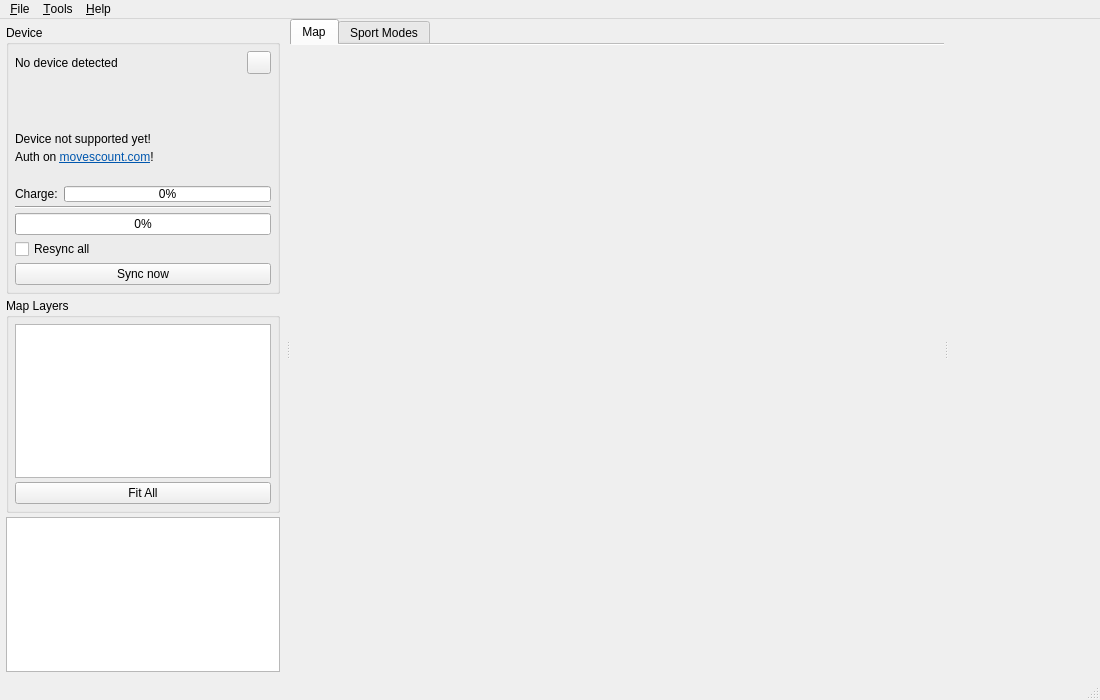
<?xml version="1.0" encoding="UTF-8"?>
<ui version="4.0">
 <class>MainWindow</class>
 <widget class="QMainWindow" name="MainWindow">
  <property name="geometry">
   <rect>
    <x>0</x>
    <y>0</y>
    <width>1100</width>
    <height>700</height>
   </rect>
  </property>
  <property name="windowTitle">
   <string>Openambit</string>
  </property>
  <property name="windowIcon">
   <iconset resource="resources.qrc">
    <normaloff>:/icon_disconnected</normaloff>:/icon_disconnected</iconset>
  </property>
  <widget class="QWidget" name="centralWidget">
   <layout class="QHBoxLayout" name="horizontalLayout">
    <property name="spacing">
     <number>0</number>
    </property>
    <property name="margin">
     <number>0</number>
    </property>
    <item>
     <widget class="QSplitter" name="splitter">
      <property name="orientation">
       <enum>Qt::Horizontal</enum>
      </property>
      <property name="childrenCollapsible">
       <bool>false</bool>
      </property>
      <!-- Left sidebar -->
      <widget class="QWidget" name="leftPanel" native="true">
       <property name="minimumSize">
        <size>
         <width>230</width>
         <height>0</height>
        </size>
       </property>
       <property name="maximumSize">
        <size>
         <width>320</width>
         <height>16777215</height>
        </size>
       </property>
       <layout class="QVBoxLayout" name="verticalLayoutLeft">
        <property name="spacing">
         <number>4</number>
        </property>
        <property name="margin">
         <number>6</number>
        </property>
        <item>
         <widget class="QGroupBox" name="groupBox">
          <property name="title">
           <string>Device</string>
          </property>
          <layout class="QVBoxLayout" name="verticalLayout_2">
           <property name="spacing">
            <number>4</number>
           </property>
           <property name="margin">
            <number>6</number>
           </property>
           <item>
            <layout class="QHBoxLayout" name="horizontalLayout_3">
             <item>
              <widget class="QLabel" name="labelDeviceDetected">
               <property name="text">
                <string>No device detected</string>
               </property>
               <property name="alignment">
                <set>Qt::AlignLeading|Qt::AlignLeft|Qt::AlignVCenter</set>
               </property>
              </widget>
             </item>
             <item>
              <widget class="QToolButton" name="buttonDeviceReload">
               <property name="text">
                <string/>
               </property>
               <property name="icon">
                <iconset theme="view-refresh">
                 <normaloff>.</normaloff>.</iconset>
               </property>
              </widget>
             </item>
            </layout>
           </item>
           <item>
            <widget class="QLabel" name="labelSerial">
             <property name="text">
              <string/>
             </property>
            </widget>
           </item>
           <item>
            <widget class="QLabel" name="labelFirmwareVersion">
             <property name="text">
              <string/>
             </property>
            </widget>
           </item>
           <item>
            <widget class="QLabel" name="labelOrbitAge">
             <property name="text">
              <string/>
             </property>
            </widget>
           </item>
           <item>
            <layout class="QHBoxLayout" name="horizontalLayoutNotSupported">
             <item>
              <widget class="QLabel" name="labelNotSupported">
               <property name="text">
                <string>Device not supported yet!</string>
               </property>
              </widget>
             </item>
             <item>
              <widget class="QLabel" name="labelNotSupportedIcon">
               <property name="text">
                <string/>
               </property>
               <property name="alignment">
                <set>Qt::AlignRight|Qt::AlignTrailing|Qt::AlignVCenter</set>
               </property>
              </widget>
             </item>
            </layout>
           </item>
           <item>
            <layout class="QHBoxLayout" name="horizontalLayoutMovescountAuth">
             <item>
              <widget class="QLabel" name="labelMovescountAuth">
               <property name="text">
                <string>Auth on &lt;a href=&quot;http://www.movescount.com&quot;&gt;&lt;span style=&quot; text-decoration: underline; color:#0057ae;&quot;&gt;movescount.com&lt;/span&gt;&lt;/a&gt;!</string>
               </property>
               <property name="openExternalLinks">
                <bool>true</bool>
               </property>
              </widget>
             </item>
             <item>
              <widget class="QLabel" name="labelMovescountAuthIcon">
               <property name="text">
                <string/>
               </property>
               <property name="alignment">
                <set>Qt::AlignRight|Qt::AlignTrailing|Qt::AlignVCenter</set>
               </property>
              </widget>
             </item>
            </layout>
           </item>
           <item>
            <layout class="QHBoxLayout" name="horizontalLayoutNewFirmware">
             <item>
              <widget class="QLabel" name="labelNewFirmware">
               <property name="text">
                <string/>
               </property>
              </widget>
             </item>
             <item>
              <widget class="QLabel" name="labelNewFirmwareIcon">
               <property name="text">
                <string/>
               </property>
               <property name="alignment">
                <set>Qt::AlignRight|Qt::AlignTrailing|Qt::AlignVCenter</set>
               </property>
              </widget>
             </item>
            </layout>
           </item>
           <item>
            <layout class="QHBoxLayout" name="horizontalLayoutCharge">
             <item>
              <widget class="QLabel" name="labelCharge">
               <property name="sizePolicy">
                <sizepolicy hsizetype="Fixed" vsizetype="Preferred">
                 <horstretch>0</horstretch>
                 <verstretch>0</verstretch>
                </sizepolicy>
               </property>
               <property name="text">
                <string>Charge:</string>
               </property>
              </widget>
             </item>
             <item>
              <widget class="QProgressBar" name="chargeIndicator">
               <property name="sizePolicy">
                <sizepolicy hsizetype="Preferred" vsizetype="Fixed">
                 <horstretch>0</horstretch>
                 <verstretch>0</verstretch>
                </sizepolicy>
               </property>
               <property name="maximumSize">
                <size>
                 <width>16777215</width>
                 <height>16</height>
                </size>
               </property>
               <property name="value">
                <number>0</number>
               </property>
              </widget>
             </item>
            </layout>
           </item>
           <item>
            <widget class="Line" name="line">
             <property name="orientation">
              <enum>Qt::Horizontal</enum>
             </property>
            </widget>
           </item>
           <item>
            <layout class="QVBoxLayout" name="verticalLayoutLogMessages"/>
           </item>
           <item>
            <widget class="QProgressBar" name="syncProgressBar">
             <property name="sizePolicy">
              <sizepolicy hsizetype="Preferred" vsizetype="Fixed">
               <horstretch>0</horstretch>
               <verstretch>0</verstretch>
              </sizepolicy>
             </property>
             <property name="value">
              <number>0</number>
             </property>
            </widget>
           </item>
           <item>
            <widget class="QCheckBox" name="checkBoxResyncAll">
             <property name="text">
              <string>Resync all</string>
             </property>
            </widget>
           </item>
           <item>
            <widget class="QPushButton" name="buttonSyncNow">
             <property name="text">
              <string>Sync now</string>
             </property>
            </widget>
           </item>
          </layout>
         </widget>
        </item>
        <item>
         <widget class="QGroupBox" name="groupBoxLayers">
          <property name="title">
           <string>Map Layers</string>
          </property>
          <layout class="QVBoxLayout" name="verticalLayoutLayers">
           <property name="spacing">
            <number>4</number>
           </property>
           <property name="margin">
            <number>6</number>
           </property>
           <item>
            <widget class="QTreeWidget" name="layerTree">
             <property name="sizePolicy">
              <sizepolicy hsizetype="Preferred" vsizetype="Expanding">
               <horstretch>0</horstretch>
               <verstretch>0</verstretch>
              </sizepolicy>
             </property>
             <property name="alternatingRowColors">
              <bool>true</bool>
             </property>
             <property name="headerHidden">
              <bool>true</bool>
             </property>
             <column>
              <property name="text">
               <string>Layer</string>
              </property>
             </column>
            </widget>
           </item>
           <item>
            <widget class="QPushButton" name="buttonFitAll">
             <property name="text">
              <string>Fit All</string>
             </property>
            </widget>
           </item>
          </layout>
         </widget>
        </item>
        <item>
         <widget class="QListWidget" name="logsList">
          <property name="sizePolicy">
           <sizepolicy hsizetype="Preferred" vsizetype="Expanding">
            <horstretch>0</horstretch>
            <verstretch>0</verstretch>
           </sizepolicy>
          </property>
         </widget>
        </item>
       </layout>
      </widget>
      <!-- Center panel: tabbed Map + Sport Modes -->
      <widget class="QTabWidget" name="centerTabs">
       <property name="sizePolicy">
        <sizepolicy hsizetype="Expanding" vsizetype="Expanding">
         <horstretch>3</horstretch>
         <verstretch>0</verstretch>
        </sizepolicy>
       </property>
       <property name="documentMode">
        <bool>true</bool>
       </property>
       <widget class="QWidget" name="mapTab">
        <attribute name="title">
         <string>Map</string>
        </attribute>
        <layout class="QVBoxLayout" name="mapTabLayout">
         <property name="spacing">
          <number>0</number>
         </property>
         <property name="margin">
          <number>0</number>
         </property>
         <item>
          <widget class="MapView" name="mapView" native="true">
           <property name="sizePolicy">
            <sizepolicy hsizetype="Expanding" vsizetype="Expanding">
             <horstretch>0</horstretch>
             <verstretch>0</verstretch>
            </sizepolicy>
           </property>
          </widget>
         </item>
        </layout>
       </widget>
       <widget class="QWidget" name="sportModeTab">
        <attribute name="title">
         <string>Sport Modes</string>
        </attribute>
        <layout class="QVBoxLayout" name="sportModeTabLayout">
         <property name="spacing">
          <number>0</number>
         </property>
         <property name="margin">
          <number>0</number>
         </property>
         <item>
          <widget class="SportModeEditorWidget" name="sportModeEditor" native="true">
           <property name="sizePolicy">
            <sizepolicy hsizetype="Expanding" vsizetype="Expanding">
             <horstretch>0</horstretch>
             <verstretch>0</verstretch>
            </sizepolicy>
           </property>
          </widget>
         </item>
        </layout>
       </widget>
      </widget>
      <!-- Right: log detail -->
      <widget class="LogView" name="logDetail" native="true">
       <property name="sizePolicy">
        <sizepolicy hsizetype="Preferred" vsizetype="Expanding">
         <horstretch>1</horstretch>
         <verstretch>0</verstretch>
        </sizepolicy>
       </property>
       <property name="openExternalLinks" stdset="0">
        <bool>true</bool>
       </property>
      </widget>
     </widget>
    </item>
   </layout>
  </widget>
  <widget class="QMenuBar" name="menuBar">
   <property name="geometry">
    <rect>
     <x>0</x>
     <y>0</y>
     <width>1100</width>
     <height>20</height>
    </rect>
   </property>
   <widget class="QMenu" name="menuOpenambit">
    <property name="title">
     <string>&amp;File</string>
    </property>
    <addaction name="actionSettings"/>
    <addaction name="separator"/>
    <addaction name="actionE_xit"/>
   </widget>
   <widget class="QMenu" name="menu_Tools">
    <property name="title">
     <string>&amp;Tools</string>
    </property>
    <addaction name="actionWorkoutBuilder"/>
    <addaction name="actionTrainingPlanBuilder"/>
   </widget>
   <widget class="QMenu" name="menu_Help">
    <property name="title">
     <string>&amp;Help</string>
    </property>
    <addaction name="actionReport_bug"/>
    <addaction name="actionAbout_openambit"/>
   </widget>
   <addaction name="menuOpenambit"/>
   <addaction name="menu_Tools"/>
   <addaction name="menu_Help"/>
  </widget>
  <widget class="QStatusBar" name="statusBar"/>
  <action name="actionReport_bug">
   <property name="icon">
    <iconset theme="help-faq">
     <normaloff>.</normaloff>.</iconset>
   </property>
   <property name="text">
    <string>Report bug...</string>
   </property>
   <property name="toolTip">
    <string>Report bug...</string>
   </property>
  </action>
  <action name="actionAbout_openambit">
   <property name="icon">
    <iconset theme="help-about">
     <normaloff>.</normaloff>.</iconset>
   </property>
   <property name="text">
    <string>About Openambit...</string>
   </property>
   <property name="toolTip">
    <string>About Openambit...</string>
   </property>
  </action>
  <action name="actionE_xit">
   <property name="icon">
    <iconset theme="application-exit">
     <normaloff>.</normaloff>.</iconset>
   </property>
   <property name="text">
    <string>E&amp;xit</string>
   </property>
  </action>
  <action name="actionSettings">
   <property name="icon">
    <iconset theme="preferences-system">
     <normaloff>.</normaloff>.</iconset>
   </property>
   <property name="text">
    <string>&amp;Settings</string>
   </property>
  </action>
  <action name="actionWorkoutBuilder">
   <property name="text">
    <string>&amp;Workout Builder...</string>
   </property>
   <property name="toolTip">
    <string>Build a structured workout and generate App Zone source (experimental)</string>
   </property>
  </action>
  <action name="actionTrainingPlanBuilder">
   <property name="text">
    <string>&amp;Training Plan Builder...</string>
   </property>
   <property name="toolTip">
    <string>Schedule workouts on calendar dates as date-gated App Zone apps (experimental)</string>
   </property>
  </action>
 </widget>
 <layoutdefault spacing="6" margin="11"/>
 <customwidgets>
  <customwidget>
   <class>LogView</class>
   <extends>QWidget</extends>
   <header>logview.h</header>
  </customwidget>
  <customwidget>
   <class>MapView</class>
   <extends>QWidget</extends>
   <header>mapview.h</header>
  </customwidget>
  <customwidget>
   <class>SportModeEditorWidget</class>
   <extends>QWidget</extends>
   <header>sportmodeeditorwidget.h</header>
  </customwidget>
 </customwidgets>
 <resources>
  <include location="resources.qrc"/>
 </resources>
 <connections>
  <connection>
   <sender>actionE_xit</sender>
   <signal>triggered()</signal>
   <receiver>MainWindow</receiver>
   <slot>closeRequested()</slot>
   <hints>
    <hint type="sourcelabel">
     <x>-1</x>
     <y>-1</y>
    </hint>
    <hint type="destinationlabel">
     <x>199</x>
     <y>149</y>
    </hint>
   </hints>
  </connection>
  <connection>
   <sender>actionSettings</sender>
   <signal>triggered()</signal>
   <receiver>MainWindow</receiver>
   <slot>showSettings()</slot>
   <hints>
    <hint type="sourcelabel">
     <x>-1</x>
     <y>-1</y>
    </hint>
    <hint type="destinationlabel">
     <x>435</x>
     <y>270</y>
    </hint>
   </hints>
  </connection>
  <connection>
   <sender>actionReport_bug</sender>
   <signal>triggered()</signal>
   <receiver>MainWindow</receiver>
   <slot>showReportBug()</slot>
   <hints>
    <hint type="sourcelabel">
     <x>-1</x>
     <y>-1</y>
    </hint>
    <hint type="destinationlabel">
     <x>435</x>
     <y>270</y>
    </hint>
   </hints>
  </connection>
  <connection>
   <sender>actionAbout_openambit</sender>
   <signal>triggered()</signal>
   <receiver>MainWindow</receiver>
   <slot>showAbout()</slot>
   <hints>
    <hint type="sourcelabel">
     <x>-1</x>
     <y>-1</y>
    </hint>
    <hint type="destinationlabel">
     <x>435</x>
     <y>270</y>
    </hint>
   </hints>
  </connection>
  <connection>
   <sender>actionWorkoutBuilder</sender>
   <signal>triggered()</signal>
   <receiver>MainWindow</receiver>
   <slot>showWorkoutBuilder()</slot>
   <hints>
    <hint type="sourcelabel">
     <x>-1</x>
     <y>-1</y>
    </hint>
    <hint type="destinationlabel">
     <x>435</x>
     <y>270</y>
    </hint>
   </hints>
  </connection>
  <connection>
   <sender>actionTrainingPlanBuilder</sender>
   <signal>triggered()</signal>
   <receiver>MainWindow</receiver>
   <slot>showTrainingPlanBuilder()</slot>
   <hints>
    <hint type="sourcelabel">
     <x>-1</x>
     <y>-1</y>
    </hint>
    <hint type="destinationlabel">
     <x>435</x>
     <y>270</y>
    </hint>
   </hints>
  </connection>
 </connections>
 <slots>
  <slot>showSettings()</slot>
  <slot>closeRequested()</slot>
  <slot>showAbout()</slot>
  <slot>showReportBug()</slot>
  <slot>showWorkoutBuilder()</slot>
  <slot>showTrainingPlanBuilder()</slot>
 </slots>
</ui>
